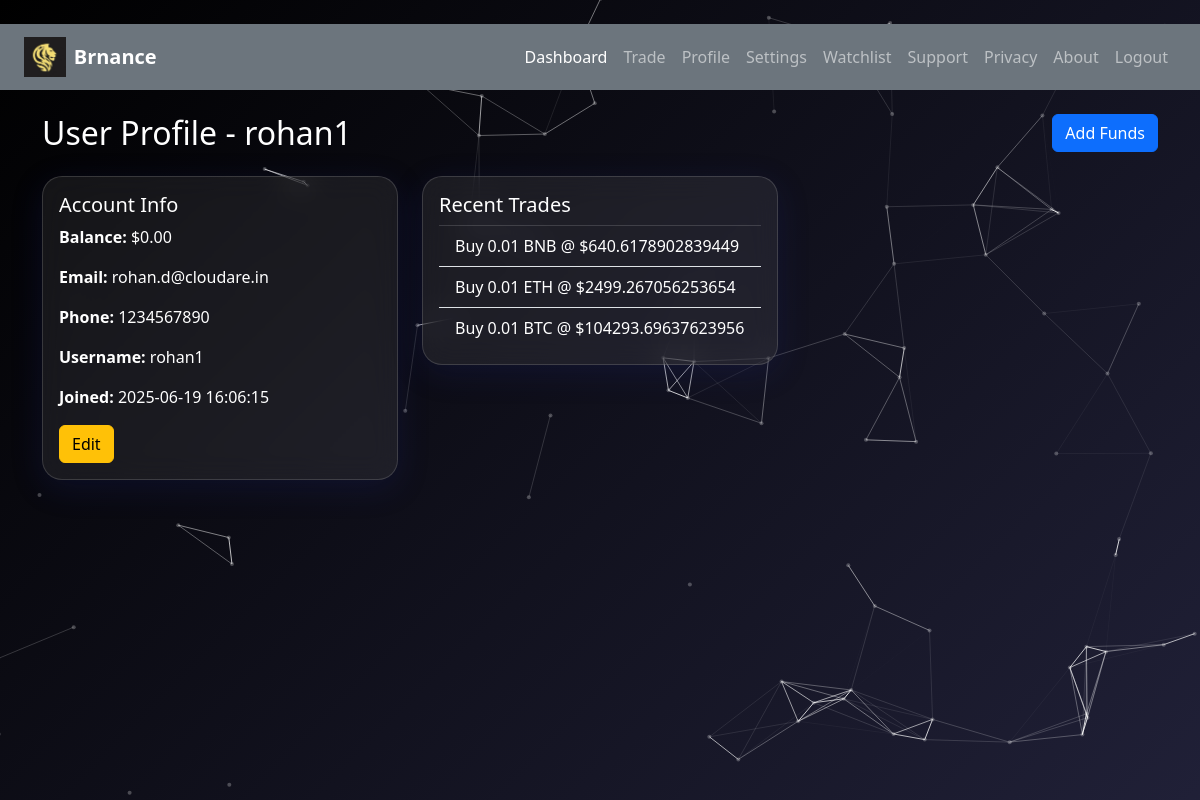
Screenshot of /profile (signed in) with the database file from the repository.
### tables this page shows
CREATE TABLE users (
            id INTEGER PRIMARY KEY AUTOINCREMENT,
            username TEXT UNIQUE,
            email TEXT,
            phone TEXT,
            password TEXT,
            email_verified INTEGER,
            phone_verified INTEGER,
            balance INTEGER,
            created_at TEXT DEFAULT CURRENT_TIMESTAMP
        );

CREATE TABLE trades (
            id INTEGER PRIMARY KEY AUTOINCREMENT,
            username TEXT,
            action TEXT,
            coin TEXT,
            amount REAL,
            price REAL,
            total REAL
        );

### app.py (the view)
@app.route('/profile')
def profile():
    try:
        if 'user' not in session:
            return redirect(url_for('login'))
        username = session['user']
        with sqlite3.connect("database.db") as conn:
            cursor = conn.cursor()
            user = cursor.execute("SELECT username, email, phone, created_at, balance FROM users WHERE username = ?", (username,)).fetchone()
            trades = cursor.execute("SELECT * FROM trades WHERE username = ? ORDER BY id DESC LIMIT 5", (username,)).fetchall()
        if user:
            user_data = {
                "username": user[0],
                "email": user[1],
                "phone": user[2],
                "created_at": user[3],
                "balance": user[4],
                "recent_trades": trades
            }
            return render_template("profile.html", user=user_data)
        else:
            return render_template('invalid.html')
    except Exception as e:
        print(str(e))
        pass

### templates/profile.html (shortened to what this page needs)
<!DOCTYPE html>
<html lang="en">
<head>
    <link href="https://cdn.jsdelivr.net/npm/bootstrap@5.3.0/dist/css/bootstrap.min.css" rel="stylesheet">
    <link rel="stylesheet" href="{{ url_for('static', filename='style.css') }}">
</head>
<body class="bg-dark text-white">
    <div id="particles-js"></div>
    <nav class="navbar navbar-expand-lg navbar-dark bg-secondary px-4">
        <a class="navbar-brand d-flex align-items-center" href="/dashboard">
            <img src="{{ url_for('static', filename='logo.jpg') }}" alt="Logo" height="40" class="me-2">
            <strong>Brnance</strong>
        </a>
        <div class="collapse navbar-collapse justify-content-end" id="navbarContent">
            <ul class="navbar-nav">
                <li class="nav-item">
                    <a class="nav-link active" href="/dashboard">Dashboard</a>
                </li>
                <li class="nav-item">
                    <a class="nav-link" href="/trade">Trade</a>
                </li>
                <li class="nav-item"><a class="nav-link" href="/profile">Profile</a></li>
                <li class="nav-item">
                    <a class="nav-link" href="/settings">Settings</a>
                </li>
                <li class="nav-item"><a class="nav-link" href="/watchlist">Watchlist</a></li>
                <li class="nav-item"><a class="nav-link" href="/support">Support</a></li>
                <li class="nav-item"><a class="nav-link" href="/privacy">Privacy</a></li>
                <li class="nav-item"><a class="nav-link" href="/about">About</a></li>
                <li class="nav-item">
                    <a class="nav-link" href="/logout">Logout</a>
                </li>
            </ul>
        </div>
    </nav>
    <div class="container mt-4">
        <div class="d-flex justify-content-between align-items-center mb-4">
            <h2 class="mb-0">User Profile - {{ user.username }}</h2>
            <a href="{{ url_for('add_funds') }}" class="btn btn-primary">Add Funds</a>
        </div>
        <div class="row g-4">
            <div class="col-md-4">
                <div class="card p-3 text-white">
                    <h5 class="card-title">Account Info</h5>
                    <div id="viewMode">
                        <p><strong>Balance:</strong> ${{ "%.2f"|format(user.balance) }}</p>
                        <p><strong>Email:</strong> <span id="viewEmail">{{ user.email }}</span></p>
                        <p><strong>Phone:</strong> <span id="viewPhone">{{ user.phone }}</span></p>
                        <p><strong>Username:</strong> <span id="viewUsername">{{ user.username }}</span></p>
                        <p><strong>Joined:</strong> {{ user.created_at }}</p>
                        <button class="btn btn-warning" onclick="toggleEdit(true)">Edit</button>
                    </div>
                </div>
            </div>
            <div class="col-md-4">
                <div class="card p-3 text-white">
                    <h5 class="card-title text-white">Recent Trades</h5>
                    {% if user.recent_trades %}
                    <ul class="list-group list-group-flush text-white">
                        {% for trade in user.recent_trades %}
                        <li class="list-group-item bg-transparent text-white">
                            {{ trade[2] | title }} {{ trade[4] }} {{ trade[3] }} @ ${{ trade[5] }}
                        </li>
                        {% endfor %}
                    </ul>
                    {% else %}
                    <p>No recent trades.</p>
                    {% endif %}
                </div>
            </div>
        </div>
    </div>
</body>
</html>

### static/style.css (style rules this page uses)
body { margin: 0; font-family: 'Segoe UI', sans-serif; color: white; background: linear-gradient(-45deg, #0f0c29, #302b63, #24243e, #000000); background-size: 400% 400%; animation: gradientShift 20s ease infinite; overflow-x: hidden; }
.card { background: rgba(255, 255, 255, 0.07); backdrop-filter: blur(14px); border: 1px solid rgba(255, 255, 255, 0.15); border-radius: 20px; box-shadow: 0 8px 32px rgba(31, 38, 135, 0.2); transition: transform 0.2s ease, box-shadow 0.2s ease; }
#particles-js { position: fixed; width: 100%; height: 100%; z-index: -1; top: 0; left: 0; }
body { font-family: 'Segoe UI', sans-serif; }
label, h5 { color: #f8f9fa; }

### rows the page displays
users: username "rohan1", balance "0.00", email "rohan.d@cloudare.in", phone "1234567890", created_at "2025-06-19 16:06:15"
trades: action "Buy", amount "0.01", coin "BNB", price "640.6178902839449"
trades: action "Buy", amount "0.01", coin "ETH", price "2499.267056253654"
trades: action "Buy", amount "0.01", coin "BTC", price "104293.69637623956"
